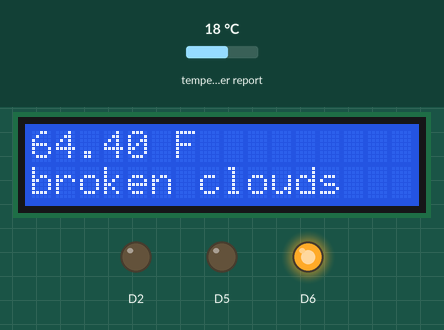
This program was run on a simulated Raspberry Pi (BCM pin numbers) with a GrovePi. Shown: 16×2 character LCD, output pins drawn as LEDs (lit = HIGH). The inputs (shaded band) are chosen by the test bench; at power-on: temperature in the web weather report 18 °C. The clock reads 2024-03-15 10:24:30 at power-on unless the program sets it; files the program writes start out absent; requests to the public web service named in the program get a made-up reply in its usual format after 0.4 s (London, UTC, broken clouds, 64 % humidity, 1013 hPa unless stated).

Above: at 0.6 s.
Timing chart, 0 to 2.1 s (numbered marks = the images above):
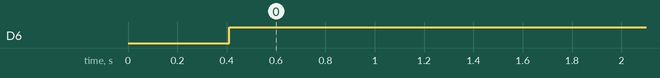

The program:

RPi_weather_station.py
```python
'''
## License

The MIT License (MIT)

GrovePi for the Raspberry Pi: an open source platform for connecting Grove Sensors to the Raspberry Pi.
Copyright (C) 2017  Dexter Industries

Permission is hereby granted, free of charge, to any person obtaining a copy
of this software and associated documentation files (the "Software"), to deal
in the Software without restriction, including without limitation the rights
to use, copy, modify, merge, publish, distribute, sublicense, and/or sell
copies of the Software, and to permit persons to whom the Software is
furnished to do so, subject to the following conditions:

The above copyright notice and this permission notice shall be included in
all copies or substantial portions of the Software.

THE SOFTWARE IS PROVIDED "AS IS", WITHOUT WARRANTY OF ANY KIND, EXPRESS OR
IMPLIED, INCLUDING BUT NOT LIMITED TO THE WARRANTIES OF MERCHANTABILITY,
FITNESS FOR A PARTICULAR PURPOSE AND NONINFRINGEMENT. IN NO EVENT SHALL THE
AUTHORS OR COPYRIGHT HOLDERS BE LIABLE FOR ANY CLAIM, DAMAGES OR OTHER
LIABILITY, WHETHER IN AN ACTION OF CONTRACT, TORT OR OTHERWISE, ARISING FROM,
OUT OF OR IN CONNECTION WITH THE SOFTWARE OR THE USE OR OTHER DEALINGS IN
THE SOFTWARE.
'''

import time
import grovepi
import math
import datetime
import json
import csv
import requests
from grove_rgb_lcd import *


# Connect the Grove LED to digital port D5, 2, and 6
led_blue = 5
led_red = 2
led_green = 6

# Connect the Grove Light Sensor to analog port A0
light_sensor = 0

grovepi.pinMode(light_sensor,"INPUT")
grovepi.pinMode(led_blue,"OUTPUT")
grovepi.pinMode(led_red,"OUTPUT")
grovepi.pinMode(led_green,"OUTPUT")

# Open weather api call setup
open_weather_api = "Your Key Here" # key to make api calls
zip_code = "29485" # Summerville sc
open_weather_url = "http://api.openweathermap.org/data/2.5/weather?" # Base url
complete_url = open_weather_url + "zip=" + zip_code + "&appid=" + open_weather_api


# Convert kelvin to farenheit
def to_farenheit(kelvin):
    return ((kelvin - 273.15) * (9 / 5)) + 32


# Make api call to return weather data
def get_weather():
    global complete_url

    response = requests.get(complete_url) # GET request

    weather_data = response.json() # Json object of response

    if weather_data["cod"] != "404":
        temperature = to_farenheit(weather_data["main"]["temp"]) # api response in kelvin
        weather_description = weather_data["weather"][0]["description"]
	    humidity = weather_data["main"]["humidity"]

	else:
		temperature = False
		weather_description = False
		humidity = False

    return temperature, weather_description, humidity


# Changed to write to csv. Keep better formatted log of weather data to view in excel if desired
# Allow appending to csv
def write_to_csv(data):
	with open('weather_data.csv', 'a+', newline='') as csvfile:
		cw = csv.writer(csvfile)
		cw.writerow(data)
		csvfile.close()


threshold = 100
while True:
    try:
        # Get sensor value
        sensor_value = grovepi.analogRead(light_sensor)

		if sensor_value < threshold:
            # continue to poll until > threshold
            continue

		# Get weather data with api call
		temperature, description, humidity = get_weather()

        # Set all leds to off
        grovepi.digitalWrite(led_blue,0)
        grovepi.digitalWrite(led_red,0)
        grovepi.digitalWrite(led_green,0)

        # Check for valid results
        if temperature and humidity and description:

			write_to_csv([datetime.datetime.now(), temperature, humidity, description])

            # Condititions to turn on LED
            if temperature > 60 and temperature < 85 and humidity < 80:
                # Green Led
                grovepi.digitalWrite(led_green,1)
            elif temperature > 85 and temperature < 95 and humidity < 80:
                # Blue Led
                grovepi.digitalWrite(led_blue,1)
            elif temperature > 95:
                # Red Led
                grovepi.digitalWrite(led_red,1)

            if humidity > 80:
                # Green and Blue LED
                grovepi.digitalWrite(led_green,1)
                grovepi.digitalWrite(led_blue,1)

		else:
		    # Set all leds to off
			grovepi.digitalWrite(led_blue,0)
			grovepi.digitalWrite(led_red,0)
			grovepi.digitalWrite(led_green,0)
			break

		# Write to LCD display
		setText("%.02f F\n%s"%(temperature, description))

        # Sleep for 30 minutes to limit writing
        time.sleep(1800)

    except IOError:
        print ("Error")

    #keyboard interrupt
    except KeyboardInterrupt:
        grovepi.digitalWrite(led_blue,0)
        grovepi.digitalWrite(led_green,0)
        grovepi.digitalWrite(led_red,0)

        print('Interrupted')
        break
```

Measured:
- by itself, D6: LOW → HIGH at 0.41 s
